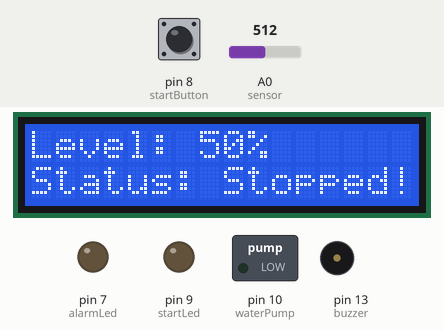
Simulated run of this sketch. Board: Arduino Uno, built with avr-gcc and run on an emulated ATmega328P. Shown: 16×2 character LCD, switched loads named in the sketch (green lamp = pin HIGH), output pins drawn as LEDs (lit = HIGH), buzzer (waves = sounding, pin HIGH). The inputs (shaded band) are chosen by the test bench; at power-on: pin 8 (startButton) HIGH, A0 (sensor) = 512.

Above: at 4.2 s.
4.3 s: pin 8 (startButton) pulled LOW for 0.15 s
At 5.0 s:
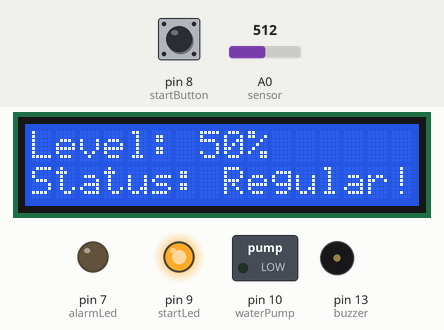
5.9 s: A0 (sensor) set to 325
At 6.2 s:
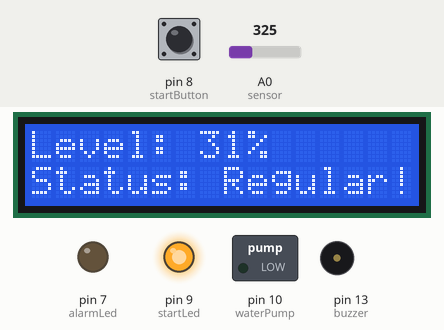
7.4 s: A0 (sensor) set to 303
At 8.5 s:
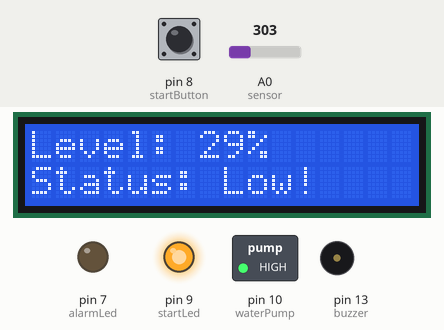
8.9 s: A0 (sensor) set to 124
At 9.6 s:
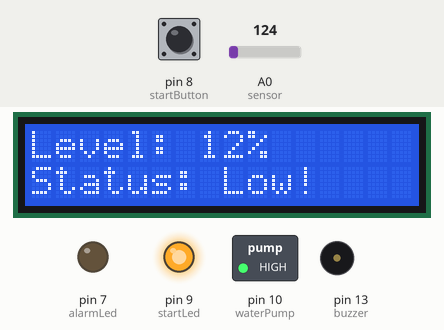
10.4 s: A0 (sensor) set to 101
At 10.7 s:
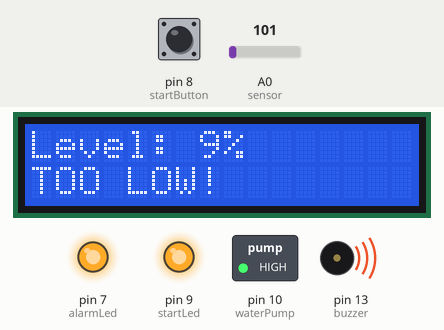
11.9 s: A0 (sensor) set to 900
At 13.1 s:
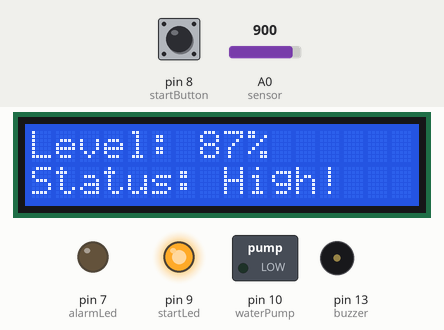
Timing chart, 0 to 14.4 s (numbered marks = the images above; inputs shaded):
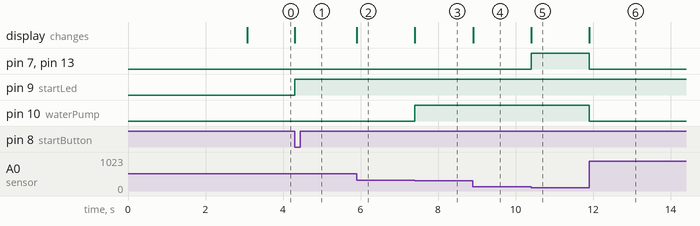

The sketch:

water_tank_control_protoype.ino
```cpp
#include <LiquidCrystal.h>
#include <Arduino.h>

// LCD Config;
LiquidCrystal lcd(12, 11, 5, 4, 3, 2);

//State variables;
int sensorRead = 0;
int setPointMax = 85;
int setPointMaxWarning = 95;
int setPointMin = 30;
int setPointMinWarning = 10;
int sensorLevel;
int state;
int stateControl = 0;

//Debounce variables;
bool startButtonVar;
bool startButtonState;
bool startButtonLastState = false;
bool startButtonPressed;
unsigned long debounce;
int debounceTime = 200;

//LCD Message variables;
String warning;
String lastWarning;
int lastLevel;

#define buzzer 13
#define startButton 8
#define startLed 9
#define waterPump 10
#define alarmLed 7
#define sensor A0

void setup()
{
  pinMode(sensor, INPUT);
  pinMode(startButton, INPUT_PULLUP);

  pinMode(startLed, OUTPUT);
  pinMode(buzzer, OUTPUT);
  pinMode(alarmLed, OUTPUT);
  pinMode(waterPump, OUTPUT);
  pinMode(buzzer, OUTPUT);
  digitalWrite(alarmLed, LOW);

  lcd.begin(16, 2); //Configura LCD
  lcd.print("Starting...");
  delay(3000);
  lcd.clear();
}

void loop() {
  sensorLevel = map(analogRead(sensor), 0, 1023, 0, 100);

  startButtonVar = buttonStartDebounce();

  // State Control;
  if (startButtonVar) stateControl++;
  if (stateControl > 1) stateControl = 0;
  if (stateControl) digitalWrite(startLed, HIGH);
  else digitalWrite(startLed, LOW);

  // Working State;
  if (!stateControl) state = 0;
  else if (sensorLevel <= setPointMin && sensorLevel > setPointMinWarning) state = 2;
  else if (sensorLevel <= setPointMinWarning) state = 3;
  else if (sensorLevel >= setPointMax && sensorLevel < setPointMaxWarning) state = 4;
  else if (sensorLevel >= setPointMaxWarning) state = 5;
  else state = 1;

  /* STATE //       DESCRIPTION      //             MEANING
   *   0   // Stop                   // stateControl = false;
   *   1   // Start                  // stateControl = true;
   *   2   // Lower Limit            // sensorLevel under the Lower Limit AND over the Warning limit;
   *   3   // Lower Limit Warning    // sensorLevel under the Warning limit;
   *   4   // Higher Limit           // sensorLevel over the Higher Limit AND under the Warning limit;
   *   5   // Higher Limit Warning   // sensorLevel over the Warning limit;
   */

  switch (state) {
    case 0: // Stop;
      warning = "Status: Stopped!";
      digitalWrite(alarmLed, LOW);
      digitalWrite(buzzer, LOW);
      digitalWrite(waterPump, LOW);
      break;

    case 1: // Start;
      warning = "Status: Regular!";
      digitalWrite(alarmLed, LOW);
      digitalWrite(buzzer, LOW);
      break;

    case 2: // Lower Limit;
      warning = "Status: Low!";
      digitalWrite(alarmLed, LOW);
      digitalWrite(buzzer, LOW);
      digitalWrite(waterPump, HIGH);
      break;
    case 3: // Lower Limit Warning;
      warning = "TOO LOW!";
      digitalWrite(alarmLed, HIGH);
      digitalWrite(buzzer, HIGH);
      digitalWrite(waterPump, HIGH);
      break;

    case 4: // Higher Limi;
      warning = "Status: High!";
      digitalWrite(alarmLed, LOW);
      digitalWrite(buzzer, LOW);
      digitalWrite(waterPump, LOW);
      break;

    case 5: // Higher Limit Warning
      warning = "TOO HIGH!";
      digitalWrite(alarmLed, HIGH);
      digitalWrite(buzzer, HIGH);
      break;
  }
  displayMessage();
}

// Debounce button control;
bool buttonStartDebounce(){
  startButtonState = !digitalRead(startButton);
  startButtonPressed = false;
  if( (millis()- debounce) > debounceTime){
    if(startButtonState && startButtonLastState){
      startButtonPressed = true;
      debounce = millis();
    }
  }
  if(startButtonState && startButtonLastState){
    debounce = millis();
  }
  startButtonLastState = startButtonState;

  return startButtonPressed;
}

void displayMessage() {
  if ((warning != lastWarning) || (sensorLevel != lastLevel)) {
    lcd.clear();
    lcd.setCursor(0, 0);
    lcd.print("Level: ");
    lcd.print(sensorLevel);
    lcd.print("%");
    lcd.setCursor(0, 2);
    lcd.print(warning);

    lastWarning = warning;
    lastLevel = sensorLevel;
  }
}
```

Measured:
- the behaviour switches between 318 and 317 on A0 (sensor) (found by bisection; images 2 and 3)
- the behaviour switches between 113 and 112 on A0 (sensor) (found by bisection; images 4 and 5)
- after the input at 4.3 s, pin 9 (startLed): LOW → HIGH at once; the display: changes at once (image 1)
- after the input at 5.9 s, the display: changes at once (image 2)
- after the input at 7.4 s, pin 10 (waterPump): LOW → HIGH at once; the display: changes at once (image 3)
- after the input at 8.9 s, the display: changes at once (image 4)
- after the input at 10.4 s, pin 7 (alarmLed), pin 13 (buzzer): LOW → HIGH at once; the display: changes at once (image 5)
- after the input at 11.9 s, pin 7 (alarmLed), pin 10 (waterPump), pin 13 (buzzer): HIGH → LOW at once; the display: changes at once (image 6)
